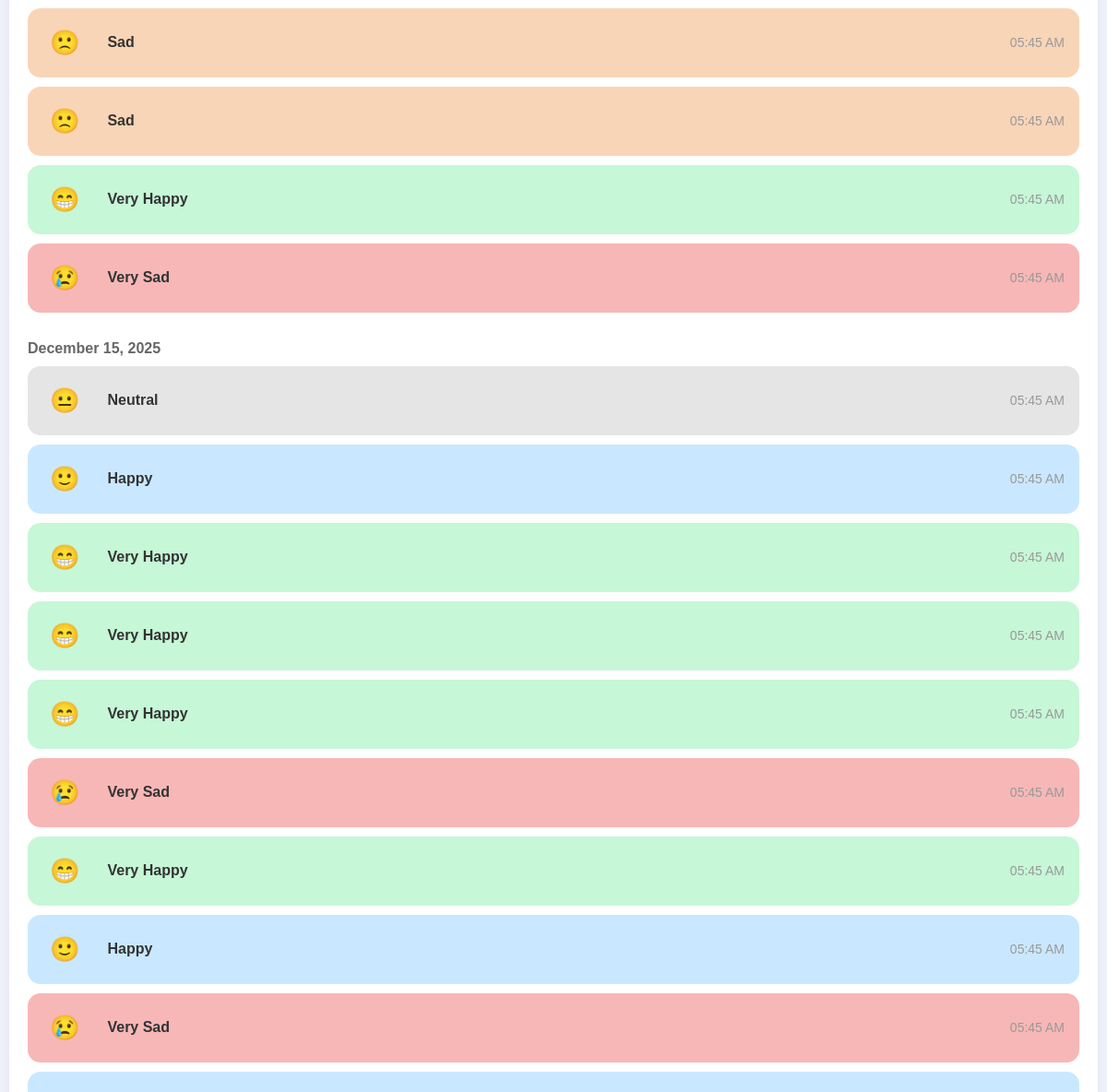
Page /daily-moods/ (signed in, middle part) on the earlier database version.
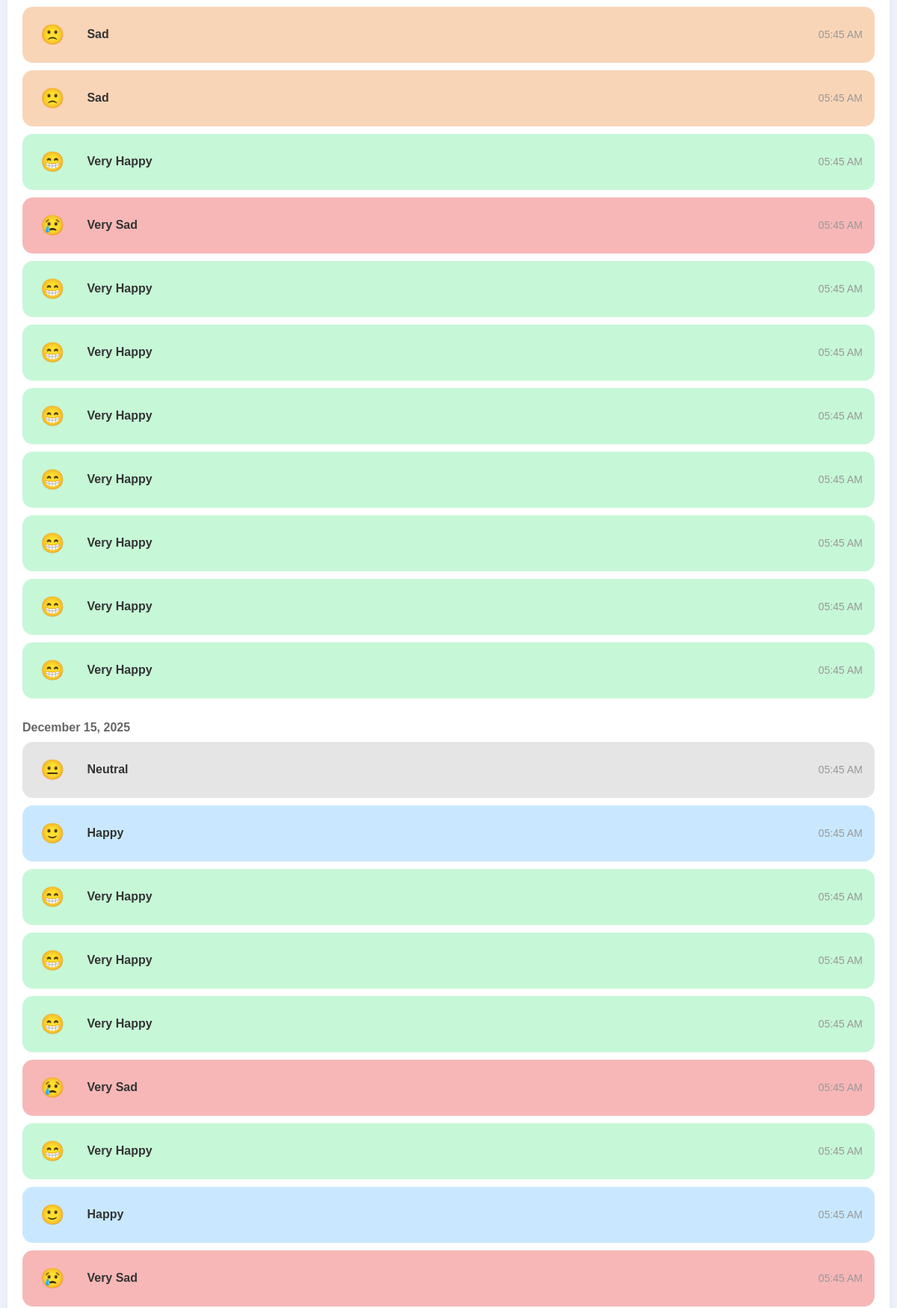
Same page on the later database version.
### moodtracker_app/models.py (models this page shows, shortened)
class MoodLog(models.Model):
    MOOD_CHOICES = [
        ("Very Happy", "Very Happy"),
        ("Happy", "Happy"),
        ("Neutral", "Neutral"),
        ("Sad", "Sad"),
        ("Very Sad", "Very Sad"),
    ]
    user = models.ForeignKey(User, on_delete=models.CASCADE)
    mood = models.CharField(max_length=20, choices=MOOD_CHOICES)
    date = models.DateTimeField(auto_now_add=True)  # Changed from DateField to DateTimeField

### moodtracker_app/views.py (the view)
# urls.py: path("daily-moods/", views.DailyMoodListView.as_view(), name="daily-moods"),
class DailyMoodListView(LoginRequiredMixin, TemplateView):
    template_name = "daily_moods.html"
    login_url = "/login/"  # Redirect to login if not authenticated
    def get_context_data(self, **kwargs):
        context = super().get_context_data(**kwargs)
        moods = MoodLog.objects.filter(user=self.request.user).order_by('-date')
        grouped_moods = []
        for date, group in groupby(moods, key=lambda x: x.date.date()):  # .date() gets only the date part
            grouped_moods.append({
                'date': date,
                'moods': list(group)
            })
        context['grouped_moods'] = grouped_moods
        return context

### templates/daily_moods.html (shortened to what this page needs)
{% extends "base.html" %}
{% load tz %}
{% block content %}
<section class="mood-list-container">
    {% for group in grouped_moods %}
        <div class="mood-day">
            <div class="mood-date">
                {{ group.date|date:"F j, Y" }}
            </div>
            <div class="mood-cards">
                {% for mood in group.moods %}
                    <div class="mood-card {{ mood.mood|lower|slugify }}">
                        <div class="mood-left">
                            <div class="mood-icon">
                                {% if mood.mood == "Very Happy" %}😁
                                {% elif mood.mood == "Happy" %}🙂
                                {% elif mood.mood == "Neutral" %}😐
                                {% elif mood.mood == "Sad" %}🙁
                                {% elif mood.mood == "Very Sad" %}😢
                                {% endif %}
                            </div>
                            <div class="mood-info">
                                <span class="mood-label">{{ mood.mood }}</span>
                            </div>
                        </div>
                        <div class="mood-time">
                            {% if mood.date %}
                                {{ mood.date|localtime|time:"h:i A" }}
                            {% endif %}
                        </div>
                    </div>
                {% endfor %}
            </div>
        </div>
    {% empty %}
        <p class="empty-state">No mood data available.</p>
    {% endfor %}
</section>
{% endblock %}

Differences in the rows shown:
added MoodLog: mood "Very Happy", date "05:45 AM"
added MoodLog: mood "Very Happy", date "05:45 AM"
added MoodLog: mood "Very Happy", date "05:45 AM"
added MoodLog: mood "Very Happy", date "05:45 AM"
added MoodLog: mood "Very Happy", date "05:45 AM"
added MoodLog: mood "Very Happy", date "05:45 AM"
added MoodLog: mood "Very Happy", date "05:45 AM"
